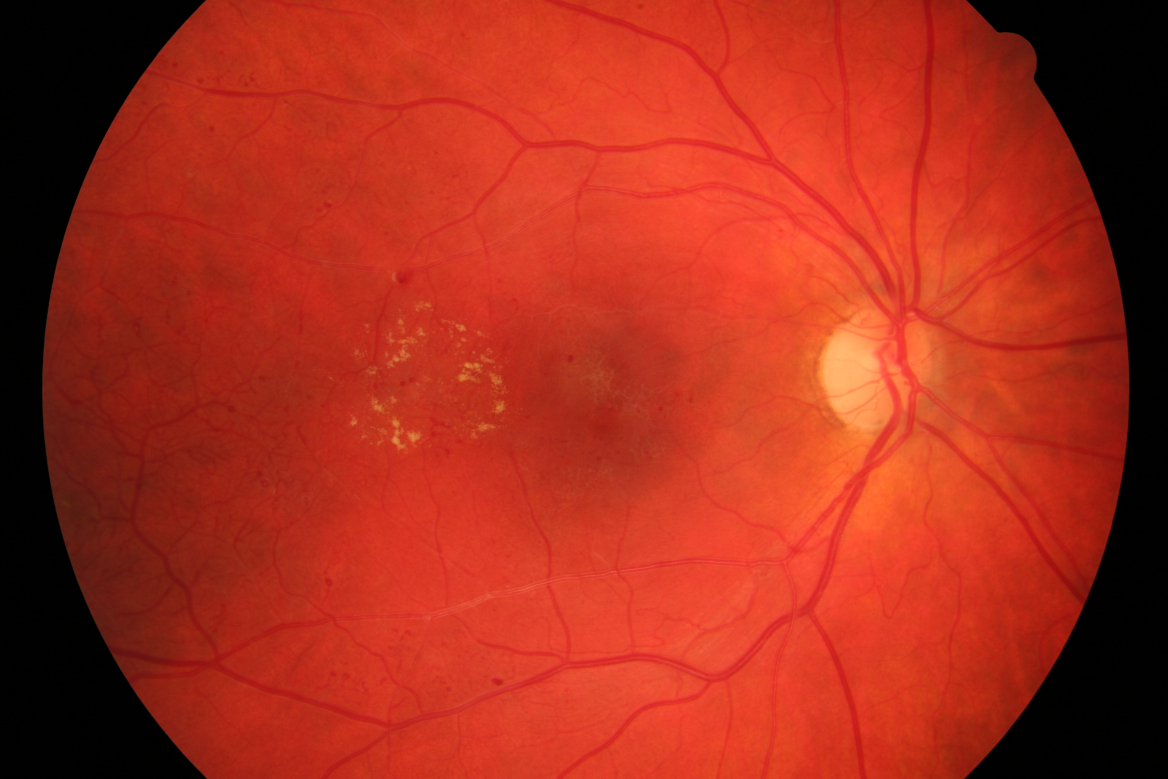
#> input picture Train/0/06_dr.JPG, 3504 x 2336 px, found by its file name (shown at 1/3 size); its folder holds only this picture in this run
$ python Module1.py
#> lines starting #> are read from the running program, lines starting #| are printed output that depends on the picture; after the words box and inside, x2 and y2 are one past the last pixel; in counts of white or black regions, pixels touching at a corner belong together
import numpy as np
import cv2
import os
import csv

def Mask(path):
    frame = cv2.imread(path) # loads an image from the specified path file
#> frame is the input picture: shape (2336, 3504, 3); mean B, G, R 27.9, 45.6, 168.1
    frame = cv2.resize(frame,(96,96)) # it can upscale, downscale, resize to a desired size while considering aspect ratio.
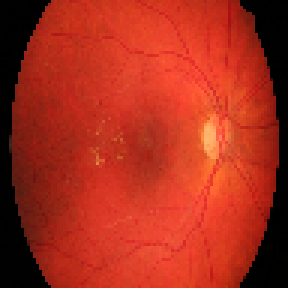
#> frame: shape (96, 96, 3) (shown 3 times larger); mean B, G, R 27.9, 45.6, 168.1
    converted = cv2.cvtColor(frame, cv2.COLOR_BGR2HSV) # used to convert an image from one color space to another (BGR to hue-saturation-value)
#> converted: shape (96, 96, 3); mean H, S, V 6.8, 199.3, 168.1
    lowerBoundary = np.array([0,40,30],dtype="uint8")
    upperBoundary = np.array([43,255,254],dtype="uint8")
    eyeMask = cv2.inRange(converted, lowerBoundary, upperBoundary) # perform color detection and a binary mask is returned
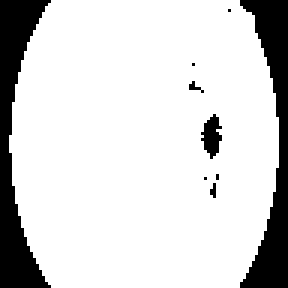
#> eyeMask: shape (96, 96) (shown 3 times larger); 83.6% white; 9 black regions (6 under 20 px), largest, box (x1, y1, x2, y2) and area: (0, 0, 17, 96) 738, (80, 0, 96, 96) 691, (67, 38, 74, 53) 64
    kernel = cv2.getStructuringElement(cv2.MORPH_ELLIPSE, (3,3)) # for morphological transformation
    eyeMask = cv2.erode(eyeMask, kernel, iterations = 2) #erodes away the boundaries of foreground object
#> eyeMask: shape (96, 96); 77.5% white; 6 black regions (1 under 20 px), largest, box (x1, y1, x2, y2) and area: (0, 0, 19, 96) 930, (74, 0, 96, 96) 898, (65, 36, 76, 55) 133, (66, 56, 75, 68) 61, (61, 25, 70, 33) 39
    eyeMask = cv2.dilate(eyeMask, kernel, iterations = 2)#erosion removes white noises, but it also shrinks our object. So we dilate it.
#> eyeMask: shape (96, 96); 83.5% white; 7 black regions (4 under 20 px), largest, box (x1, y1, x2, y2) and area: (0, 0, 17, 96) 738, (80, 0, 96, 96) 693, (67, 38, 74, 53) 65
    lowerBoundary = np.array([170,80,30],dtype="uint8")
    upperBoundary = np.array([180,255,250],dtype="uint8")
    eyeMask2 = cv2.inRange(converted, lowerBoundary, upperBoundary) # perform color detection and a binary mask is returned
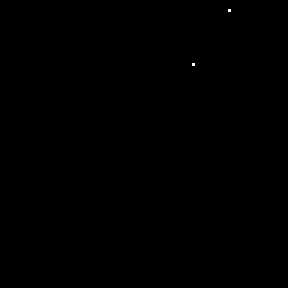
#> eyeMask2: shape (96, 96) (shown 3 times larger); 0.02% white in thin lines or dots, all inside (x1, y1, x2, y2) = (64, 3, 77, 22)
    eyeMask = cv2.addWeighted(eyeMask,0.5,eyeMask2,0.5,0.0)# for adding eyemask and eyemask2
    eyeMask = cv2.medianBlur(eyeMask, 5) # POOLING computes the median of all the pixels under the kernel window, for smoothing images
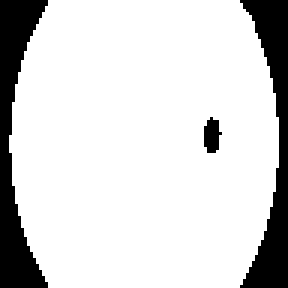
#> eyeMask: shape (96, 96) (shown 3 times larger); values 0 (black) and 128 (white), 83.9% white; 3 black regions, box (x1, y1, x2, y2) and area: (0, 0, 16, 96) 736, (80, 0, 96, 96) 692, (68, 39, 74, 51) 52
    skin = cv2.bitwise_and(frame, frame, mask = eyeMask) #Calculates the per-element bit-wise conjunction of two arrays
    frame = cv2.addWeighted(frame,1.5,skin,-0.5,0)
    skin = cv2.bitwise_and(frame, frame, mask = eyeMask)
    h,w = skin.shape[:2]
#> h = 96; w = 96
    bw_image = cv2.cvtColor(skin, cv2.COLOR_HSV2BGR)
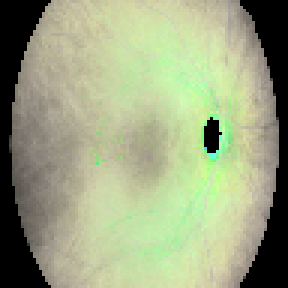
#> bw_image: shape (96, 96, 3) (shown 3 times larger); mean B, G, R 129.9, 164.4, 155.9
    bw_image = cv2.cvtColor(skin, cv2.COLOR_BGR2GRAY)
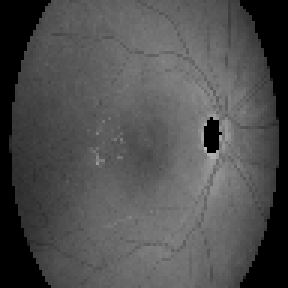
#> bw_image: shape (96, 96) (shown 3 times larger); min 0, max 188, mean 79.1
    bw_image = cv2.GaussianBlur(bw_image,(5,5),0)
    threshold = 1
    for i in range(h):
        for j in range(w):
            if bw_image[i][j] > threshold:
               bw_image[i][j] = 0 # 0 means black
            else:
               bw_image[i][j] = 255 #255 means white
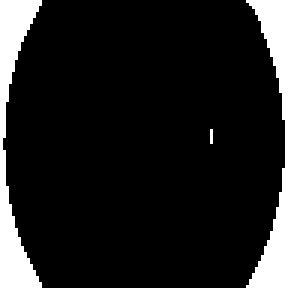
#> bw_image: shape (96, 96) (shown 3 times larger); 11.4% white; 3 white regions (1 under 20 px), largest, box (x1, y1, x2, y2) and area: (0, 0, 14, 96) 546, (82, 0, 96, 96) 499
    return bw_image


TrainData = r"C:\Users\CHANDA\Desktop\Retinology"
TrainData=TrainData+"/Train"
for (dirpath,dirnames,filenames) in os.walk(TrainData):
    for dirname in dirnames:
        for(direcpath,direcnames,files) in os.walk(TrainData+"\\"+dirname):
            for file in files:
                path=TrainData+"/"+dirname+"/"+file
                bw_image=Mask(path)
                cv2.imshow('Binary Image', bw_image)
                cv2.waitKey(200)
